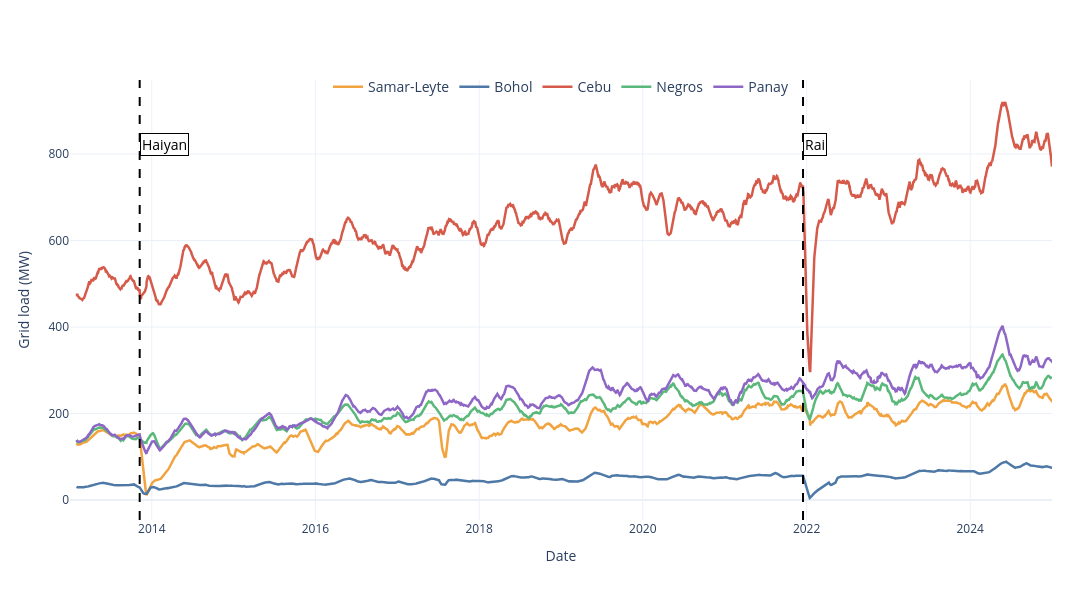

This figure's notebook cell:
### Code cell
fig_sx_ngcp_load = plot_ngcp_combined_ma(ngcp_df, w=ROLLING_WINDOW)
fig_sx_ngcp_load.show()

export_plotly_figure(
    fig_sx_ngcp_load,
    OUTPUT_SUPP_FIG_DIR / "fig_sx_ngcp_subgrid_load_ma30_2012_2024",
    width=1200,
    height=600,
    scale=3,
    force_date_axis=True,
    tickformat="%Y",
)

### Figure 1 — Plotly figure (JSON) as saved in the notebook; plotly's stock layout.template omitted (floating-point values rounded to 4 significant figures; data arrays with more than 128 entries replaced by an {"elided": "..."} marker saying what was removed)
{"data": [{"line": {"color": "#F1A340", "width": 2.5}, "mode": "lines", "name": "Samar-Leyte", "type": "scatter", "x": {"elided": "4383 str values"}, "y": {"elided": "4383 float values"}}, {"line": {"color": "#4E79A7", "width": 2.5}, "mode": "lines", "name": "Bohol", "type": "scatter", "x": {"elided": "4383 str values"}, "y": {"elided": "4383 float values"}}, {"line": {"color": "#D65A4A", "width": 2.5}, "mode": "lines", "name": "Cebu", "type": "scatter", "x": {"elided": "4383 str values"}, "y": {"elided": "4383 float values"}}, {"line": {"color": "#5AB87A", "width": 2.5}, "mode": "lines", "name": "Negros", "type": "scatter", "x": {"elided": "4383 str values"}, "y": {"elided": "4383 float values"}}, {"line": {"color": "#8E66C6", "width": 2.5}, "mode": "lines", "name": "Panay", "type": "scatter", "x": {"elided": "4383 str values"}, "y": {"elided": "4383 float values"}}], "layout": {"annotations": [{"bgcolor": "white", "bordercolor": "black", "borderwidth": 1, "font": {"color": "black", "size": 14}, "showarrow": false, "text": "Haiyan", "x": "2013-11-08", "xanchor": "left", "y": 0.88, "yref": "paper"}, {"bgcolor": "white", "bordercolor": "black", "borderwidth": 1, "font": {"color": "black", "size": 14}, "showarrow": false, "text": "Rai", "x": "2021-12-16", "xanchor": "left", "y": 0.88, "yref": "paper"}], "height": 600, "legend": {"font": {"size": 14}, "orientation": "h", "x": 0.5, "xanchor": "center", "y": 1.02}, "margin": {"b": 80, "l": 70, "r": 40, "t": 80}, "paper_bgcolor": "rgba(0,0,0,0)", "shapes": [{"line": {"color": "black", "dash": "dash", "width": 2}, "type": "line", "x0": "2013-11-08", "x1": "2013-11-08", "xref": "x", "y0": 0, "y1": 1, "yref": "y domain"}, {"line": {"color": "black", "dash": "dash", "width": 2}, "type": "line", "x0": "2021-12-16", "x1": "2021-12-16", "xref": "x", "y0": 0, "y1": 1, "yref": "y domain"}], "width": 1200, "xaxis": {"rangeslider": {"visible": false}, "title": {"text": "Date"}, "type": "date"}, "yaxis": {"title": {"text": "Grid load (MW)"}}}}
